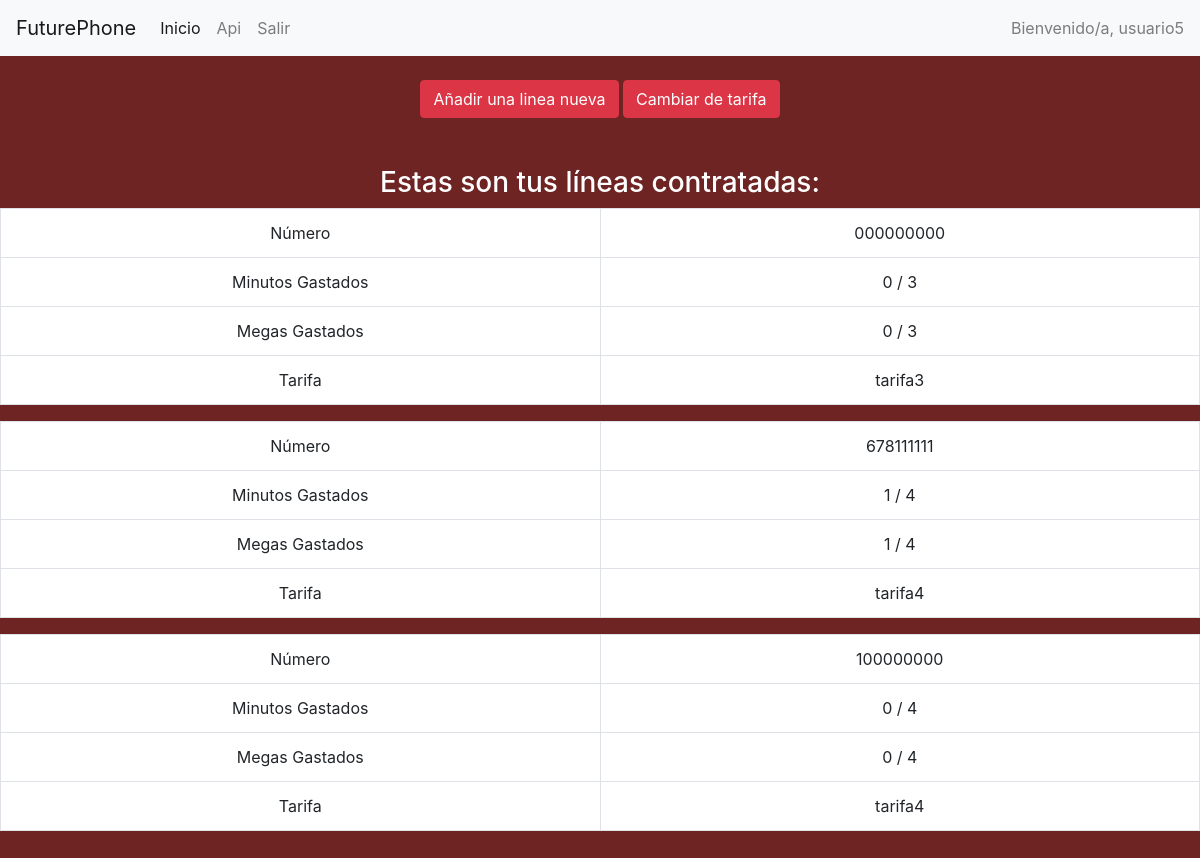
Screenshot of /principalUsuario.php (signed in) with the database file from the repository.
### tables this page shows
CREATE TABLE `gastos` (
  `idGas` int(11) NOT NULL,
  `DNIUsu` varchar(9) NOT NULL,
  `IdTar` int(11) NOT NULL,
  `TfnGas` varchar(45) NOT NULL,
  `MinGas` int(11) DEFAULT NULL,
  `MegGas` int(11) DEFAULT NULL
);

CREATE TABLE `tarifa` (
  `idTar` int(11) NOT NULL,
  `NomTar` varchar(45) NOT NULL,
  `PrecTar` double NOT NULL,
  `MinTar` int(11) NOT NULL,
  `MegTar` int(11) NOT NULL,
  `Descr` mediumtext NOT NULL,
  `idImg` int(11) DEFAULT 12
);

### libs/Sesion.php (called while the page is built, shortened)
<?php
    include 'settings.config.php';
    require_once("DBConnection.php");
    require_once("Usuario.php");
    class Sesion{
        private $usuario;
        private static $instancia = null;
        public function getUsuario(){
            return $this->usuario;
        }
        public static function getInstance()
		{
			if (isset($_SESSION["_sesion"])):
				self::$instancia = unserialize($_SESSION["_sesion"] ) ;
			else:
				if (self::$instancia===null)
					self::$instancia = new Sesion() ;
			endif ;
			return self::$instancia ;
        }
        }

### libs/Usuario.php (called while the page is built, shortened)
<?php
    class Usuario{
        private $DNIUsu;
        private $NomUsu;
    public function getDNIUsu(){
		return $this->DNIUsu;
	}
	public function getNomUsu(){
		return $this->NomUsu;
	}
    }
?>

### libs/settings.config.php (called while the page is built)
<?php
function dbConfig(){
    return $localhost   = array(
	'driver' => 'mysql',
	'host' => 'localhost',
	'dbname' => 'futurephone',
	'username' => 'root',
    'password' => '');
}

### libs/DBConnection.php (called while the page is built, shortened)
<?php
Class DBConnection {
    protected $_config;
    private $dbc;
    public function __construct( array $config ) {
        $this->_config = $config;
    }
    public function __destruct() {
		$this->dbc = NULL;
	}
    private function getPDOConnection() {
        if ($this->dbc == NULL) {
            $dsn = "" .
                $this->_config['driver'] .
                ":host=" . $this->_config['host'] .
                ";dbname=" . $this->_config['dbname'];
            try {
                $this->dbc = new PDO( $dsn, $this->_config[ 'username' ], $this->_config[ 'password' ] );
            } catch( PDOException $e ) {
                echo __LINE__.$e->getMessage();
            }
        }
    }
    public function runQueryPDO($sql, $parameters = []) {
        $stmt = $this->dbc->prepare($sql);
        $stmt->execute($parameters);
        return $stmt;
    }
}

### principalUsuario.php (the view, shortened to what this page needs)
<?php
require_once("libs/DBConnection.php");
require_once("libs/Sesion.php");
require_once("libs/navbar.php") ;
if (!$ses->checkActiveSession()){
    $ses->redirect("index.php") ;
}else{
    $user = $ses->getUsuario();
}
    $db = new DBConnection(dbConfig());
    $dni = $user->getDNIUsu();
?>
<!DOCTYPE html>
<html>
    <head>
        <link rel="stylesheet" href="https://stackpath.bootstrapcdn.com/bootstrap/4.3.1/css/bootstrap.min.css">
    </head>
    <body style="background-color: #6F2424">
<div class="text-center">
            <br>
        </div>
        <div class="text-center">
            <button class="btn btn-danger" onclick="window.location.href='addLinea.php'"> Añadir una linea nueva</button>
            <button class="btn btn-danger" onclick="location.href='changeTarifa.php'">Cambiar de tarifa</button>
        </div>
        <br>
<?php
$param = [$dni];
$sql = "Select idGas, MinGas, MegGas, IdTar, DNIUsu, TfnGas FROM GASTOS where DNIUsu = ?";
$gastos = $db->runQueryPDO($sql, $param)->fetchAll();
echo "<br>";
if(count($gastos)>0){
    echo "<h3 style='text-align:center; color:white;'>Estas son tus líneas contratadas:</h3>";
}else{
    echo "<h3 style='text-align:center'>Actualmente no tienes lineas contratadas, contrata una!</h3>";
}
for($i = 0; $i<count($gastos); $i++){
    $tfnGas = $gastos[$i]['TfnGas'];
    $minGas = $gastos[$i]['MinGas'];
    $megGas = $gastos[$i]['MegGas'];
    $idTar = $gastos[$i]['IdTar'];
    $sql2 = "Select NomTar, MinTar, MegTar, idTar FROM TARIFA WHERE idTar = ?";
    $param2 = [$idTar];
    $tarifa = $db->runQueryPDO($sql2, $param2)->fetchAll();
    $minTar = $tarifa[0]['MinTar'];
    $megTar = $tarifa[0]['MegTar'];
    $nomTar = $tarifa[0]['NomTar'];
?>
<table style="background-color: white" class="table  table-bordered">
                        <tr>
                            <td align="center" style="width: 50%">Número</td>
                            <td align="center" style="width: 50%"><?= $tfnGas?></td>
                        </tr>
                        <tr>
                            <td align="center" >Minutos Gastados</td>
                            <td align="center"><?= $minGas?> / <?= $minTar?></td>
                        </tr>
                        <tr>
                            <td align="center">Megas Gastados</td>
                            <td align="center"><?= $megGas?> / <?= $megTar?></td>
                        </tr>
                        <tr>
                            <td align="center">Tarifa</td>
                            <td align="center"><?= $nomTar?></td>
                        </tr>
                    </table>
                    <?php
                }
                ?>
                    <br>
        </body>
        </html>

### libs/navbar.php (shortened to what this page needs)
<?php
require_once("Sesion.php");
$ses = Sesion::getInstance() ;
$user = $ses->getUsuario();
$nombre = $user->getNomUsu();
?>
<!DOCTYPE html>
<html lang="es">
<head>
	<link rel="stylesheet" type="text/css" href="css/navbar.css" />
	<link rel="stylesheet" href="https://stackpath.bootstrapcdn.com/bootstrap/4.3.1/css/bootstrap.min.css">
</head>
<body>
	<div class="container-flex">
		<div class="navbar navbar-expand-lg navbar-light bg-light">
			<a class="navbar-brand" href="#">FuturePhone</a>
			<div class="collapse navbar-collapse" id="navbarSupportedContent">
				<ul class="navbar-nav mr-auto">
					<li class="nav-item active">
						<a class="nav-link"  href="<?= HOSTNAME ?>/index.php">Inicio</a>
					</li>
					<li class="nav-item">
						<a class="nav-link" href="api/help.php">Api</a>
					</li>
					<li class="nav-item">
						<a class="nav-link" href="logout.php">Salir</a>
					</li>
				</ul>
			</div>
			<div class="navbar-text">
				Bienvenido/a, <?= $nombre ?>
			</div>
		</div>

### rows the page displays
gastos: TfnGas "000000000", MinGas "0", IdTar.MinTar "3", MegGas "0", IdTar.MegTar "3", IdTar.NomTar "tarifa3"
gastos: TfnGas "678111111", MinGas "1", IdTar.MinTar "4", MegGas "1", IdTar.MegTar "4", IdTar.NomTar "tarifa4"
gastos: TfnGas "100000000", MinGas "0", IdTar.MinTar "4", MegGas "0", IdTar.MegTar "4", IdTar.NomTar "tarifa4"

### other values shown
$nombre "usuario5"
